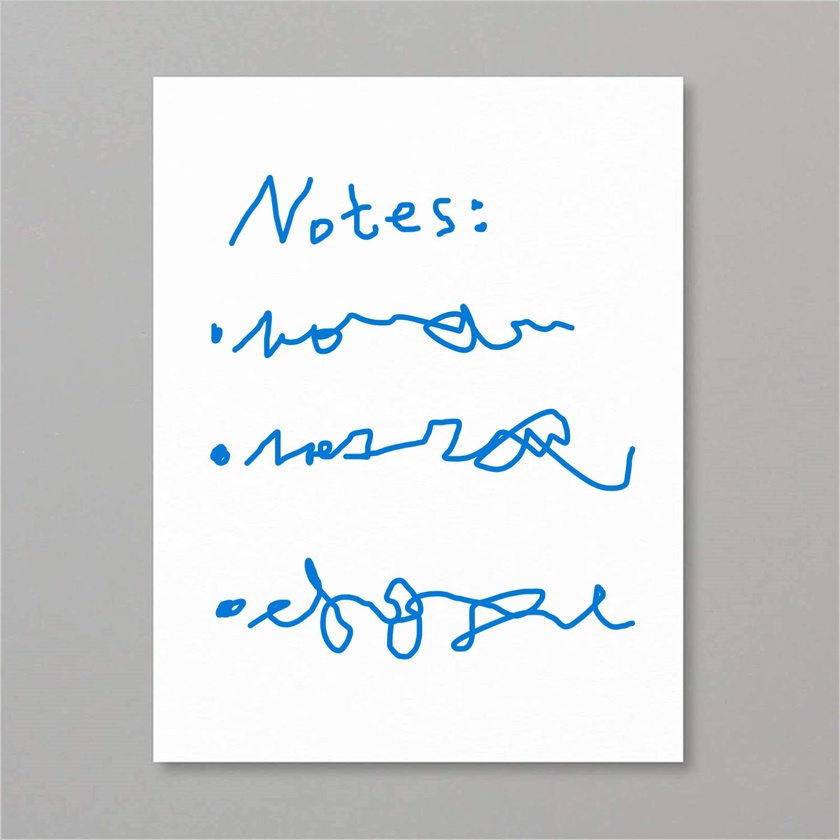
#> input picture test/a3-white-paper-sheet.jpg, 840 x 840 px, shrunk from 1500 x 1500 before the run
$ python -i main.py   (imports and definitions only)
#> lines starting #> are read from the running program, lines starting #| are printed output that depends on the picture; after the words box and inside, x2 and y2 are one past the last pixel; in counts of white or black regions, pixels touching at a corner belong together
import tkinter as tk
from tkinter import filedialog
import os
import cv2
import numpy as np
from imutils.perspective import four_point_transform


def scan(path):
#> called with path = 'test/a3-white-paper-sheet.jpg'
    img = cv2.imread(path)
#> img is the input picture: shape (840, 840, 3); mean B, G, R 214.5, 213, 210.8
    WIDTH, HEIGHT = img.shape[0], img.shape[1]
#> WIDTH = 840; HEIGHT = 840
    gray = cv2.cvtColor(img, cv2.COLOR_BGR2GRAY)
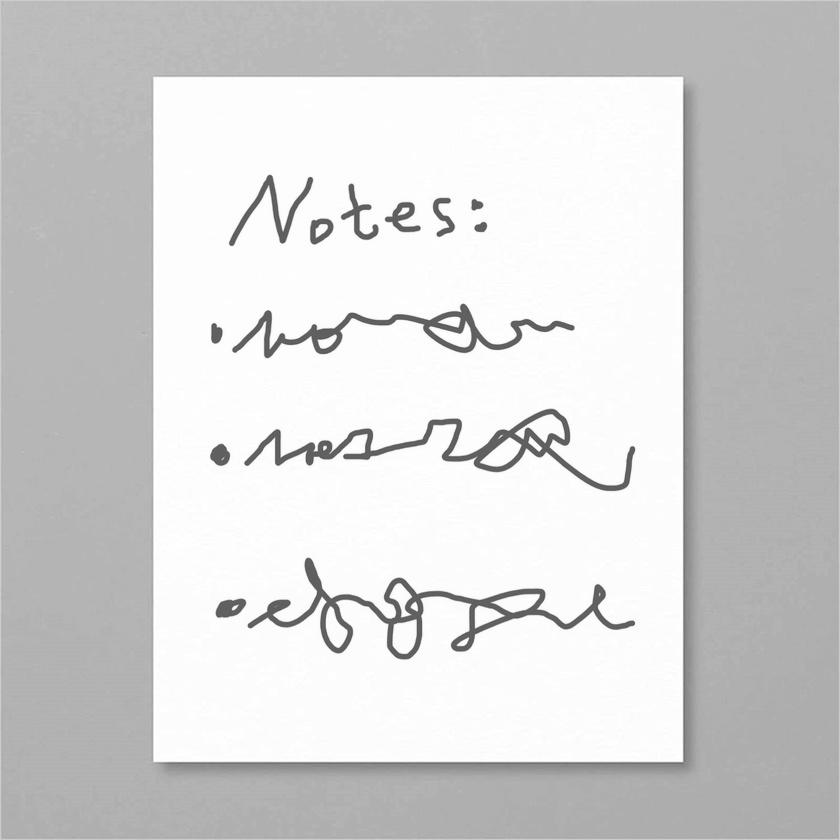
#> gray: shape (840, 840); min 81, max 255, mean 212.5
    our_document_contour = np.array([[0,0], [WIDTH, 0], [WIDTH, HEIGHT], [0, HEIGHT]])
#> our_document_contour = [[0, 0], [840, 0], [840, 840], [0, 840]]
    blur = cv2.GaussianBlur(gray, (5, 5), 0)
    _, threshold = cv2.threshold(blur, 0, 255, cv2.THRESH_BINARY+cv2.THRESH_OTSU)
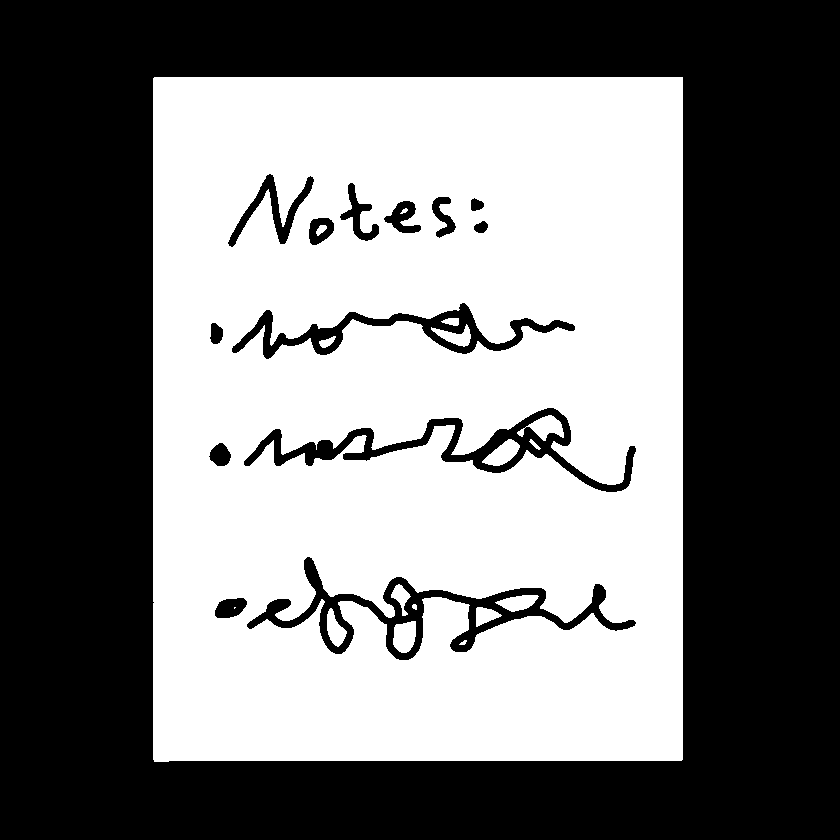
#> threshold: shape (840, 840); 48% white; 17 white regions (1 under 20 px)
    contours, _ = cv2.findContours(threshold, cv2.RETR_LIST, cv2.CHAIN_APPROX_SIMPLE)
#> contours = 30 contours, 4 with area under 20; largest, box (x1, y1, x2, y2) and area: (153, 77, 683, 762) 361319, (246, 556, 637, 661) 10362, (243, 407, 637, 493) 8135, (231, 302, 576, 360) 5669, (227, 173, 315, 248) 1666
    contours = sorted(contours, key=cv2.contourArea, reverse=True)
    max_area = 0
    for i in contours:
        area = cv2.contourArea(i)
        if area > 1000:
            p = cv2.arcLength(i, True)
            approx = cv2.approxPolyDP(i, 0.015*p, closed=True)
            if area > max_area and len(approx) == 4:
                our_document_contour = approx
                max_area = area
#> this loop made 30 passes
#> (area, p, our_document_contour, max_area) on pass 1: (361319, 2424.5, [[154, 77], [154, 761], [681, 760], [682, 77]], 361319)
#> (area, p) on passes 2 to 5: (10361.5, 1486), (8135, 1397.9), (5669, 1020.4), (1666, 439.1)
#> after the loop, max_area = 361319
    warped = four_point_transform(img, our_document_contour.reshape(4, 2))
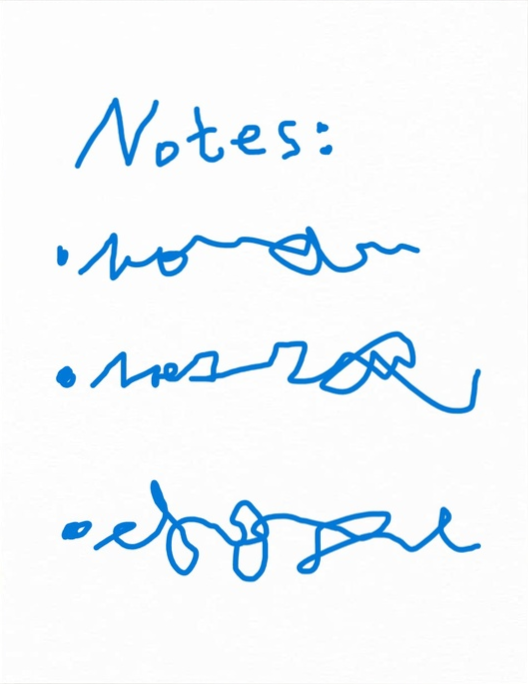
#> warped: shape (684, 528, 3); mean B, G, R 250, 245.7, 239.7
    return warped

def process_file():
    filepath = filedialog.askopenfilename(title="Select an image file", filetypes=[("Image files", "*.jpg;*.jpeg;*.png")])
    if filepath:
        processed_image = scan(filepath)
        filename = os.path.basename(filepath)
        result_filepath = filedialog.asksaveasfilename(initialfile=f"processed_{filename}", defaultextension=".png")
        if result_filepath:
            cv2.imwrite(result_filepath, processed_image)


# [6 lines not run here, left out]


# [1 line that did not run here, left out]
# [1 line not run here, left out]

# [1 line that did not run here, left out]
# [1 line not run here, left out]


# [1 line that did not run here, left out]
# [3 lines not run here, left out]

>>> result = scan('test/a3-white-paper-sheet.jpg')
